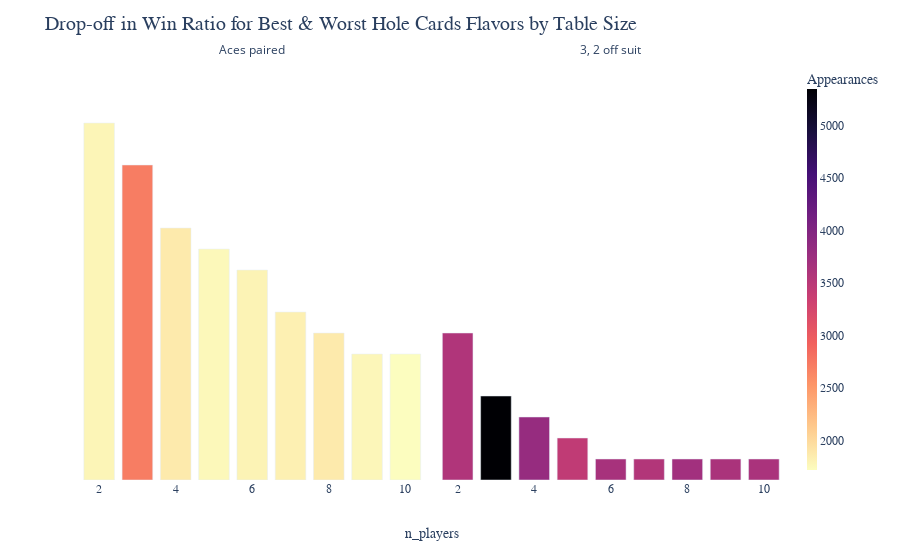

Source (notebook cell):
### Code cell
import importlib
import src.plot_data

importlib.reload(src.plot_data)

from src.plot_data import plot_data


plot_data(show_plot=True, n_players_to_plot="All")

### Figure 1 — Plotly figure (JSON) as saved in the notebook; plotly's stock layout.template omitted (floating-point values rounded to 4 significant figures)
{"data": [{"alignmentgroup": "True", "customdata": [[0.8575], [0.764], [0.6483], [0.5738], [0.5086], [0.4308], [0.3939], [0.3465], [0.3122]], "hovertemplate": "hole cards flavor=Aces paired<br>n_players=%{x}<br>win ratio rounded down to nearest 5%=%{y:.0%}<br>win ratio=%{customdata[0]:.2%}<br>appearances=%{marker.color}<extra></extra>", "legendgroup": "", "marker": {"color": [1782, 2712, 1871, 1755, 1799, 1822, 1871, 1769, 1717], "coloraxis": "coloraxis", "pattern": {"shape": ""}}, "name": "", "offsetgroup": "", "orientation": "v", "showlegend": false, "textposition": "auto", "type": "bar", "x": [2, 3, 4, 5, 6, 7, 8, 9, 10], "xaxis": "x", "y": [0.85, 0.75, 0.6, 0.55, 0.5, 0.4, 0.35, 0.3, 0.3], "yaxis": "y"}, {"alignmentgroup": "True", "customdata": [[0.3681], [0.2154], [0.1567], [0.1102], [0.0975], [0.0855], [0.0765], [0.0711], [0.0622]], "hovertemplate": "hole cards flavor=3, 2 off suit<br>n_players=%{x}<br>win ratio rounded down to nearest 5%=%{y:.0%}<br>win ratio=%{customdata[0]:.2%}<br>appearances=%{marker.color}<extra></extra>", "legendgroup": "", "marker": {"color": [3581, 5349, 3810, 3440, 3660, 3567, 3700, 3629, 3634], "coloraxis": "coloraxis", "pattern": {"shape": ""}}, "name": "", "offsetgroup": "", "orientation": "v", "showlegend": false, "textposition": "auto", "type": "bar", "x": [2, 3, 4, 5, 6, 7, 8, 9, 10], "xaxis": "x2", "y": [0.35, 0.2, 0.15, 0.1, 0.05, 0.05, 0.05, 0.05, 0.05], "yaxis": "y2"}], "layout": {"annotations": [{"showarrow": false, "text": "Aces paired", "x": 0.245, "xanchor": "center", "xref": "paper", "y": 1, "yanchor": "bottom", "yref": "paper"}, {"showarrow": false, "text": "3, 2 off suit", "x": 0.755, "xanchor": "center", "xref": "paper", "y": 1, "yanchor": "bottom", "yref": "paper"}, {"font": {"family": "sans-serif", "size": 14}, "showarrow": false, "text": "n_players", "x": 0.5, "xref": "paper", "y": -0.15, "yref": "paper"}], "barmode": "relative", "coloraxis": {"colorbar": {"thickness": 10, "tickfont": {"family": "monospace", "size": 12}, "title": {"font": {"family": "sans-serif", "size": 14}, "text": "Appearances"}}, "colorscale": [[0, "#fcfdbf"], [0.1111, "#feca8d"], [0.2222, "#fd9668"], [0.3333, "#f1605d"], [0.4444, "#cd4071"], [0.5556, "#9e2f7f"], [0.6667, "#721f81"], [0.7778, "#440f76"], [0.8889, "#180f3d"], [1, "#000004"]]}, "legend": {"tracegroupgap": 0}, "margin": {"t": 60}, "plot_bgcolor": "white", "title": {"font": {"family": "serif", "size": 20}, "text": "Drop-off in Win Ratio for Best & Worst Hole Cards Flavors by Table Size"}, "xaxis": {"anchor": "y", "domain": [0, 0.49], "showgrid": false, "tickfont": {"family": "monospace", "size": 12}, "title": {"text": ""}}, "xaxis2": {"anchor": "y2", "domain": [0.51, 1], "matches": "x", "showgrid": false, "tickfont": {"family": "monospace", "size": 12}, "title": {"text": ""}}, "yaxis": {"anchor": "x", "domain": [0, 1], "range": [0, 1], "showgrid": false, "showticklabels": false, "title": {"text": ""}}, "yaxis2": {"anchor": "x2", "domain": [0, 1], "matches": "y", "range": [0, 1], "showgrid": false, "showticklabels": false, "title": {"text": ""}}}}
